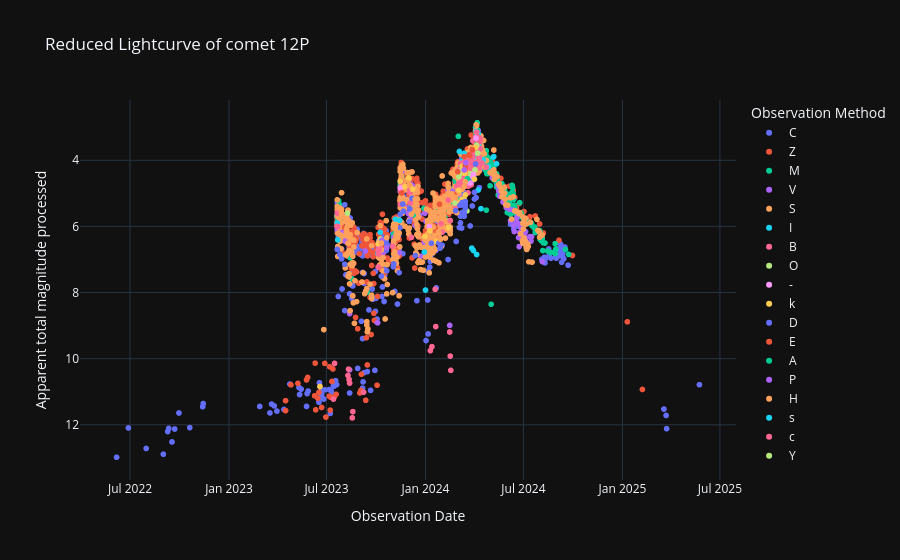

The notebook cell this image was saved under:
### Code cell
# Curva de luz reducida
labels = {'obs_date':'Observation Date','magnitud_reducida':'Apparent total magnitude processed', 'obs_method_key' : 'Observation Method'}
fig = px.scatter(curva_de_luz_procesada_df, x='obs_date', y='magnitud_reducida', color='obs_method_key', template= 'plotly_dark', labels= labels, title=f'Reduced Lightcurve of comet {nombre_cometa}')
fig.update_yaxes(autorange="reversed")
fig.show()

### Figure 1 — Plotly figure (JSON) as saved in the notebook; plotly's stock layout.template omitted (floating-point values rounded to 4 significant figures; data arrays with more than 128 entries replaced by an {"elided": "..."} marker saying what was removed)
{"data": [{"hovertemplate": "Observation Method=C<br>Observation Date=%{x}<br>Apparent total magnitude processed=%{y}<extra></extra>", "legendgroup": "C", "marker": {"color": "#636efa", "symbol": "circle"}, "mode": "markers", "name": "C", "showlegend": true, "type": "scattergl", "x": {"elided": "362 str values"}, "xaxis": "x", "y": {"elided": "362 float values"}, "yaxis": "y"}, {"hovertemplate": "Observation Method=Z<br>Observation Date=%{x}<br>Apparent total magnitude processed=%{y}<extra></extra>", "legendgroup": "Z", "marker": {"color": "#EF553B", "symbol": "circle"}, "mode": "markers", "name": "Z", "showlegend": true, "type": "scattergl", "x": {"elided": "443 str values"}, "xaxis": "x", "y": {"elided": "443 float values"}, "yaxis": "y"}, {"hovertemplate": "Observation Method=M<br>Observation Date=%{x}<br>Apparent total magnitude processed=%{y}<extra></extra>", "legendgroup": "M", "marker": {"color": "#00cc96", "symbol": "circle"}, "mode": "markers", "name": "M", "showlegend": true, "type": "scattergl", "x": {"elided": "414 str values"}, "xaxis": "x", "y": {"elided": "414 float values"}, "yaxis": "y"}, {"hovertemplate": "Observation Method=V<br>Observation Date=%{x}<br>Apparent total magnitude processed=%{y}<extra></extra>", "legendgroup": "V", "marker": {"color": "#ab63fa", "symbol": "circle"}, "mode": "markers", "name": "V", "showlegend": true, "type": "scattergl", "x": ["2024-08-05T00:00:00", "2024-07-16T00:00:00", "2024-07-15T00:00:00", "2024-07-13T00:00:00", "2024-07-05T00:00:00", "2024-07-04T00:00:00", "2024-07-03T00:00:00", "2024-07-02T00:00:00", "2024-06-30T00:00:00", "2024-06-29T00:00:00", "2024-06-28T00:00:00", "2024-06-26T00:00:00", "2024-06-25T00:00:00", "2024-06-24T00:00:00", "2024-06-23T00:00:00", "2024-06-22T00:00:00", "2024-06-20T00:00:00", "2024-06-19T00:00:00", "2024-06-18T00:00:00", "2024-06-14T00:00:00", "2024-06-13T00:00:00", "2024-06-12T00:00:00", "2024-06-07T00:00:00", "2024-06-05T00:00:00", "2024-05-30T00:00:00", "2024-05-24T00:00:00", "2024-05-18T00:00:00", "2024-05-17T00:00:00", "2024-05-16T00:00:00", "2024-05-15T00:00:00", "2024-05-14T00:00:00", "2024-05-04T00:00:00", "2024-04-03T00:00:00", "2024-04-01T00:00:00", "2024-03-18T00:00:00", "2024-03-15T00:00:00", "2024-03-15T00:00:00", "2024-03-15T00:00:00", "2024-03-13T00:00:00", "2024-03-13T00:00:00", "2024-03-13T00:00:00", "2024-03-10T00:00:00", "2024-03-09T00:00:00", "2024-03-09T00:00:00", "2024-03-08T00:00:00", "2024-03-05T00:00:00", "2024-03-04T00:00:00", "2024-02-26T00:00:00", "2024-02-19T00:00:00", "2024-02-13T00:00:00", "2024-02-12T00:00:00", "2024-02-10T00:00:00", "2024-02-02T00:00:00", "2024-01-29T00:00:00", "2024-01-28T00:00:00", "2024-01-26T00:00:00", "2024-01-25T00:00:00", "2024-01-21T00:00:00", "2024-01-14T00:00:00", "2024-01-12T00:00:00", "2024-01-02T00:00:00", "2023-12-31T00:00:00", "2023-12-31T00:00:00", "2023-12-30T00:00:00", "2023-12-23T00:00:00", "2023-12-21T00:00:00", "2023-12-13T00:00:00", "2023-12-08T00:00:00", "2023-12-07T00:00:00", "2023-12-03T00:00:00", "2023-12-03T00:00:00", "2023-12-02T00:00:00", "2023-12-01T00:00:00", "2023-11-30T00:00:00", "2023-11-26T00:00:00", "2023-11-21T00:00:00", "2023-11-20T00:00:00", "2023-11-19T00:00:00", "2023-11-15T00:00:00", "2023-11-15T00:00:00", "2023-11-13T00:00:00", "2023-11-03T00:00:00", "2023-11-02T00:00:00", "2023-10-21T00:00:00", "2023-10-13T00:00:00", "2023-10-11T00:00:00", "2023-10-08T00:00:00", "2023-10-06T00:00:00", "2023-10-05T00:00:00", "2023-10-04T00:00:00", "2023-09-11T00:00:00", "2023-08-13T00:00:00", "2023-08-13T00:00:00", "2023-08-13T00:00:00", "2023-08-04T00:00:00", "2023-07-31T00:00:00", "2023-07-30T00:00:00", "2023-07-29T00:00:00", "2023-07-26T00:00:00", "2023-07-23T00:00:00", "2023-07-22T00:00:00", "2023-07-21T00:00:00", "2023-07-21T00:00:00", "2023-06-19T00:00:00"], "xaxis": "x", "y": [7.064, 6.311, 6.443, 6.308, 6.357, 6.188, 6.318, 6.149, 6.109, 6.137, 6.066, 6.025, 5.955, 6.182, 6.611, 6.338, 5.895, 5.721, 5.849, 6.155, 5.982, 5.508, 5.834, 5.483, 5.428, 5.264, 5.09, 4.911, 4.932, 4.752, 4.771, 4.531, 3.312, 4.172, 4.431, 4.349, 4.649, 4.549, 4.593, 5.093, 4.593, 4.708, 4.379, 4.879, 4.45, 4.364, 5.033, 4.924, 4.914, 5.034, 4.902, 5.243, 5.604, 5.487, 5.858, 5.802, 5.871, 5.358, 5.764, 5.81, 5.851, 5.601, 6.301, 6.475, 6.906, 5.66, 5.98, 4.773, 4.752, 5.77, 4.77, 4.951, 4.63, 5.611, 5.434, 4.64, 4.322, 4.204, 4.633, 4.933, 6.799, 6.335, 6.52, 6.641, 6.831, 6.905, 6.566, 6.64, 6.828, 8.915, 6.746, 8.638, 10.34, 5.938, 6.445, 6.303, 6.193, 6.282, 6.151, 5.719, 6.008, 6.097, 6.097, 10.84], "yaxis": "y"}, {"hovertemplate": "Observation Method=S<br>Observation Date=%{x}<br>Apparent total magnitude processed=%{y}<extra></extra>", "legendgroup": "S", "marker": {"color": "#FFA15A", "symbol": "circle"}, "mode": "markers", "name": "S", "showlegend": true, "type": "scattergl", "x": {"elided": "643 str values"}, "xaxis": "x", "y": {"elided": "643 float values"}, "yaxis": "y"}, {"hovertemplate": "Observation Method=I<br>Observation Date=%{x}<br>Apparent total magnitude processed=%{y}<extra></extra>", "legendgroup": "I", "marker": {"color": "#19d3f3", "symbol": "circle"}, "mode": "markers", "name": "I", "showlegend": true, "type": "scattergl", "x": ["2024-05-12T00:00:00", "2024-05-07T00:00:00", "2024-05-06T00:00:00", "2024-04-27T00:00:00", "2024-04-17T00:00:00", "2024-04-13T00:00:00", "2024-04-10T00:00:00", "2024-04-09T00:00:00", "2024-04-08T00:00:00", "2024-04-08T00:00:00", "2024-04-08T00:00:00", "2024-04-07T00:00:00", "2024-04-05T00:00:00", "2024-04-05T00:00:00", "2024-04-04T00:00:00", "2024-04-01T00:00:00", "2024-03-30T00:00:00", "2024-03-30T00:00:00", "2024-03-28T00:00:00", "2024-03-27T00:00:00", "2024-03-27T00:00:00", "2024-03-26T00:00:00", "2024-03-23T00:00:00", "2024-03-22T00:00:00", "2024-03-15T00:00:00", "2024-03-13T00:00:00", "2024-03-11T00:00:00", "2024-03-08T00:00:00", "2024-03-08T00:00:00", "2024-03-07T00:00:00", "2024-03-06T00:00:00", "2024-03-06T00:00:00", "2024-01-01T00:00:00", "2023-12-30T00:00:00", "2023-11-14T00:00:00", "2023-11-06T00:00:00", "2023-10-09T00:00:00", "2023-10-05T00:00:00", "2023-10-05T00:00:00", "2023-07-22T00:00:00", "2023-07-21T00:00:00"], "xaxis": "x", "y": [4.107, 3.89, 3.903, 4.194, 3.994, 5.463, 3.927, 3.513, 3.199, 3.599, 4.899, 3.884, 3.25, 6.85, 3.13, 4.072, 4.028, 6.728, 3.682, 6.659, 6.659, 3.838, 3.863, 4.037, 4.149, 3.793, 4.037, 4.05, 4.15, 4.222, 4.092, 4.092, 7.925, 6.775, 5.816, 5.782, 6.178, 6.828, 6.728, 6.408, 5.897], "yaxis": "y"}, {"hovertemplate": "Observation Method=B<br>Observation Date=%{x}<br>Apparent total magnitude processed=%{y}<extra></extra>", "legendgroup": "B", "marker": {"color": "#FF6692", "symbol": "circle"}, "mode": "markers", "name": "B", "showlegend": true, "type": "scattergl", "x": ["2024-04-23T00:00:00", "2024-04-15T00:00:00", "2024-04-12T00:00:00", "2024-04-12T00:00:00", "2024-04-11T00:00:00", "2024-04-10T00:00:00", "2024-04-10T00:00:00", "2024-04-09T00:00:00", "2024-04-09T00:00:00", "2024-04-08T00:00:00", "2024-04-07T00:00:00", "2024-04-07T00:00:00", "2024-04-06T00:00:00", "2024-04-06T00:00:00", "2024-04-06T00:00:00", "2024-04-05T00:00:00", "2024-04-05T00:00:00", "2024-04-03T00:00:00", "2024-04-03T00:00:00", "2024-04-01T00:00:00", "2024-04-01T00:00:00", "2024-04-01T00:00:00", "2024-03-30T00:00:00", "2024-03-29T00:00:00", "2024-03-29T00:00:00", "2024-03-29T00:00:00", "2024-03-28T00:00:00", "2024-03-28T00:00:00", "2024-03-27T00:00:00", "2024-03-26T00:00:00", "2024-03-26T00:00:00", "2024-03-26T00:00:00", "2024-03-25T00:00:00", "2024-03-25T00:00:00", "2024-03-23T00:00:00", "2024-03-22T00:00:00", "2024-03-21T00:00:00", "2024-03-20T00:00:00", "2024-03-20T00:00:00", "2024-03-20T00:00:00", "2024-03-19T00:00:00", "2024-03-19T00:00:00", "2024-03-18T00:00:00", "2024-03-12T00:00:00", "2024-03-11T00:00:00", "2024-03-09T00:00:00", "2024-03-09T00:00:00", "2024-03-09T00:00:00", "2024-03-08T00:00:00", "2024-03-07T00:00:00", "2024-03-07T00:00:00", "2024-03-07T00:00:00", "2024-03-07T00:00:00", "2024-03-07T00:00:00", "2024-03-06T00:00:00", "2024-03-06T00:00:00", "2024-03-05T00:00:00", "2024-03-04T00:00:00", "2024-03-04T00:00:00", "2024-03-03T00:00:00", "2024-03-03T00:00:00", "2024-03-03T00:00:00", "2024-02-28T00:00:00", "2024-02-28T00:00:00", "2024-02-27T00:00:00", "2024-02-26T00:00:00", "2024-02-16T00:00:00", "2024-02-12T00:00:00", "2024-02-01T00:00:00", "2024-01-30T00:00:00", "2024-01-29T00:00:00", "2023-12-06T00:00:00", "2023-12-04T00:00:00", "2023-12-03T00:00:00", "2023-12-02T00:00:00", "2023-11-16T00:00:00", "2023-11-16T00:00:00", "2023-11-15T00:00:00", "2023-11-01T00:00:00", "2023-10-07T00:00:00", "2023-10-06T00:00:00", "2023-10-06T00:00:00", "2023-10-06T00:00:00", "2023-10-05T00:00:00", "2023-10-05T00:00:00", "2023-10-05T00:00:00", "2023-07-22T00:00:00", "2023-07-22T00:00:00", "2023-07-21T00:00:00", "2023-07-21T00:00:00"], "xaxis": "x", "y": [4.208, 4.083, 3.652, 3.352, 3.441, 3.927, 4.227, 3.913, 4.213, 3.299, 3.384, 3.784, 3.365, 4.065, 3.565, 3.65, 3.15, 3.312, 3.312, 4.172, 4.172, 4.072, 4.128, 3.408, 3.908, 4.108, 3.782, 4.282, 4.159, 4.738, 4.138, 3.838, 4.712, 4.012, 4.163, 4.037, 4.211, 4.984, 4.784, 4.084, 4.657, 4.157, 4.031, 4.067, 4.137, 4.279, 4.479, 4.479, 4.35, 4.422, 4.622, 4.322, 4.422, 4.622, 4.692, 4.092, 4.264, 4.833, 4.333, 4.303, 4.703, 4.903, 4.785, 5.285, 5.354, 5.424, 5.823, 5.202, 6.175, 5.917, 6.187, 6.332, 5.291, 4.97, 4.851, 4.951, 4.651, 5.333, 6.603, 6.653, 6.84, 6.74, 6.74, 7.228, 7.228, 6.728, 6.008, 6.008, 5.597, 5.997], "yaxis": "y"}, {"hovertemplate": "Observation Method=O<br>Observation Date=%{x}<br>Apparent total magnitude processed=%{y}<extra></extra>", "legendgroup": "O", "marker": {"color": "#B6E880", "symbol": "circle"}, "mode": "markers", "name": "O", "showlegend": true, "type": "scattergl", "x": ["2024-04-07T00:00:00", "2024-04-05T00:00:00", "2024-04-02T00:00:00", "2024-03-25T00:00:00", "2024-03-19T00:00:00", "2024-03-18T00:00:00", "2024-03-17T00:00:00", "2024-03-06T00:00:00", "2024-03-04T00:00:00", "2024-03-03T00:00:00", "2024-02-25T00:00:00", "2023-10-10T00:00:00"], "xaxis": "x", "y": [3.784, 3.55, 4.292, 4.412, 4.557, 5.531, 4.605, 4.392, 4.333, 4.503, 5.294, 6.392], "yaxis": "y"}, {"hovertemplate": "Observation Method=-<br>Observation Date=%{x}<br>Apparent total magnitude processed=%{y}<extra></extra>", "legendgroup": "-", "marker": {"color": "#FF97FF", "symbol": "circle"}, "mode": "markers", "name": "-", "showlegend": true, "type": "scattergl", "x": ["2024-04-04T00:00:00", "2024-03-30T00:00:00", "2024-03-29T00:00:00", "2024-03-24T00:00:00", "2024-03-14T00:00:00", "2024-01-08T00:00:00", "2023-11-15T00:00:00"], "xaxis": "x", "y": [3.33, 4.428, 4.508, 4.687, 5.22, 6.005, 4.833], "yaxis": "y"}, {"hovertemplate": "Observation Method=k<br>Observation Date=%{x}<br>Apparent total magnitude processed=%{y}<extra></extra>", "legendgroup": "k", "marker": {"color": "#FECB52", "symbol": "circle"}, "mode": "markers", "name": "k", "showlegend": true, "type": "scattergl", "x": ["2024-04-03T00:00:00", "2024-04-01T00:00:00", "2024-03-15T00:00:00", "2024-03-15T00:00:00", "2024-03-13T00:00:00", "2024-03-13T00:00:00", "2024-03-09T00:00:00", "2024-03-09T00:00:00", "2024-03-05T00:00:00", "2024-03-03T00:00:00", "2024-02-13T00:00:00", "2024-01-21T00:00:00", "2024-01-09T00:00:00", "2023-12-31T00:00:00", "2023-12-08T00:00:00", "2023-12-01T00:00:00", "2023-11-24T00:00:00", "2023-11-15T00:00:00", "2023-10-05T00:00:00", "2023-06-19T00:00:00"], "xaxis": "x", "y": [3.612, 4.572, 5.049, 5.249, 5.193, 4.393, 5.179, 4.179, 5.264, 4.903, 6.034, 6.458, 6.131, 6.301, 4.873, 4.53, 4.796, 4.633, 6.528, 10.84], "yaxis": "y"}, {"hovertemplate": "Observation Method=D<br>Observation Date=%{x}<br>Apparent total magnitude processed=%{y}<extra></extra>", "legendgroup": "D", "marker": {"color": "#636efa", "symbol": "circle"}, "mode": "markers", "name": "D", "showlegend": true, "type": "scattergl", "x": ["2024-04-03T00:00:00", "2024-04-01T00:00:00", "2024-03-15T00:00:00", "2024-03-15T00:00:00", "2024-03-15T00:00:00", "2024-03-13T00:00:00", "2024-03-13T00:00:00", "2024-03-09T00:00:00", "2024-03-09T00:00:00", "2024-03-05T00:00:00", "2024-02-26T00:00:00", "2024-01-29T00:00:00", "2024-01-28T00:00:00", "2024-01-26T00:00:00", "2024-01-12T00:00:00", "2023-12-13T00:00:00", "2023-12-07T00:00:00", "2023-12-03T00:00:00", "2023-12-02T00:00:00", "2023-11-21T00:00:00", "2023-11-20T00:00:00", "2023-11-15T00:00:00", "2023-11-13T00:00:00", "2023-11-03T00:00:00", "2023-11-02T00:00:00", "2023-10-21T00:00:00", "2023-10-11T00:00:00", "2023-08-04T00:00:00", "2023-07-29T00:00:00", "2023-07-26T00:00:00", "2023-07-21T00:00:00"], "xaxis": "x", "y": [4.112, 4.972, 5.349, 5.449, 5.249, 5.693, 5.593, 5.579, 5.279, 5.364, 5.524, 6.587, 6.658, 6.502, 6.51, 6.88, 5.152, 5.47, 5.851, 5.54, 5.322, 5.633, 7.399, 7.135, 7.22, 7.341, 7.505, 7.145, 6.982, 6.851, 6.697], "yaxis": "y"}, {"hovertemplate": "Observation Method=E<br>Observation Date=%{x}<br>Apparent total magnitude processed=%{y}<extra></extra>", "legendgroup": "E", "marker": {"color": "#EF553B", "symbol": "circle"}, "mode": "markers", "name": "E", "showlegend": true, "type": "scattergl", "x": ["2024-03-28T00:00:00", "2024-03-23T00:00:00", "2024-03-22T00:00:00", "2024-03-15T00:00:00", "2024-03-15T00:00:00", "2024-03-13T00:00:00", "2024-03-01T00:00:00", "2024-02-23T00:00:00", "2024-01-27T00:00:00", "2023-11-18T00:00:00"], "xaxis": "x", "y": [3.682, 3.863, 3.837, 4.249, 4.149, 3.893, 4.345, 5.034, 5.33, 4.987], "yaxis": "y"}, {"hovertemplate": "Observation Method=A<br>Observation Date=%{x}<br>Apparent total magnitude processed=%{y}<extra></extra>", "legendgroup": "A", "marker": {"color": "#00cc96", "symbol": "circle"}, "mode": "markers", "name": "A", "showlegend": true, "type": "scattergl", "x": ["2024-03-19T00:00:00"], "xaxis": "x", "y": [4.557], "yaxis": "y"}, {"hovertemplate": "Observation Method=P<br>Observation Date=%{x}<br>Apparent total magnitude processed=%{y}<extra></extra>", "legendgroup": "P", "marker": {"color": "#ab63fa", "symbol": "circle"}, "mode": "markers", "name": "P", "showlegend": true, "type": "scattergl", "x": ["2024-03-16T00:00:00", "2024-03-13T00:00:00", "2024-02-15T00:00:00", "2023-10-12T00:00:00"], "xaxis": "x", "y": [4.076, 4.293, 8.993, 6.419], "yaxis": "y"}, {"hovertemplate": "Observation Method=H<br>Observation Date=%{x}<br>Apparent total magnitude processed=%{y}<extra></extra>", "legendgroup": "H", "marker": {"color": "#FFA15A", "symbol": "circle"}, "mode": "markers", "name": "H", "showlegend": true, "type": "scattergl", "x": ["2024-03-15T00:00:00", "2024-03-13T00:00:00", "2024-02-26T00:00:00", "2024-02-19T00:00:00", "2024-01-29T00:00:00", "2024-01-28T00:00:00", "2024-01-26T00:00:00", "2024-01-25T00:00:00", "2024-01-12T00:00:00", "2023-12-13T00:00:00", "2023-12-07T00:00:00", "2023-12-03T00:00:00", "2023-12-02T00:00:00", "2023-11-21T00:00:00", "2023-11-20T00:00:00", "2023-11-15T00:00:00", "2023-11-13T00:00:00", "2023-11-03T00:00:00", "2023-11-02T00:00:00", "2023-10-21T00:00:00", "2023-10-11T00:00:00", "2023-08-04T00:00:00", "2023-07-29T00:00:00", "2023-07-26T00:00:00", "2023-07-21T00:00:00", "2023-07-21T00:00:00"], "xaxis": "x", "y": [4.649, 4.793, 5.124, 5.014, 6.387, 6.358, 6.202, 6.171, 5.71, 5.18, 4.352, 4.37, 4.751, 4.24, 4.122, 4.233, 6.199, 5.935, 6.02, 6.341, 6.505, 5.745, 5.582, 5.451, 5.397, 5.197], "yaxis": "y"}, {"hovertemplate": "Observation Method=s<br>Observation Date=%{x}<br>Apparent total magnitude processed=%{y}<extra></extra>", "legendgroup": "s", "marker": {"color": "#19d3f3", "symbol": "circle"}, "mode": "markers", "name": "s", "showlegend": true, "type": "scattergl", "x": ["2024-03-04T00:00:00"], "xaxis": "x", "y": [3.733], "yaxis": "y"}, {"hovertemplate": "Observation Method=c<br>Observation Date=%{x}<br>Apparent total magnitude processed=%{y}<extra></extra>", "legendgroup": "c", "marker": {"color": "#FF6692", "symbol": "circle"}, "mode": "markers", "name": "c", "showlegend": true, "type": "scattergl", "x": ["2024-02-17T00:00:00", "2024-02-16T00:00:00", "2024-02-15T00:00:00", "2024-01-20T00:00:00", "2024-01-19T00:00:00", "2024-01-13T00:00:00", "2024-01-10T00:00:00", "2023-09-08T00:00:00", "2023-08-19T00:00:00", "2023-08-18T00:00:00", "2023-08-13T00:00:00", "2023-08-12T00:00:00", "2023-08-11T00:00:00", "2023-08-10T00:00:00", "2023-07-16T00:00:00", "2023-07-14T00:00:00"], "xaxis": "x", "y": [10.35, 9.923, 9.193, 9.03, 7.902, 9.637, 9.758, 11.01, 11.6, 11.79, 10.74, 10.63, 10.32, 10.51, 10.14, 11.22], "yaxis": "y"}, {"hovertemplate": "Observation Method=Y<br>Observation Date=%{x}<br>Apparent total magnitude processed=%{y}<extra></extra>", "legendgroup": "Y", "marker": {"color": "#B6E880", "symbol": "circle"}, "mode": "markers", "name": "Y", "showlegend": true, "type": "scattergl", "x": ["2023-08-09T00:00:00"], "xaxis": "x", "y": [5.597], "yaxis": "y"}], "layout": {"legend": {"title": {"text": "Observation Method"}, "tracegroupgap": 0}, "title": {"text": "Reduced Lightcurve of comet 12P"}, "xaxis": {"anchor": "y", "domain": [0, 1], "title": {"text": "Observation Date"}}, "yaxis": {"anchor": "x", "autorange": "reversed", "domain": [0, 1], "title": {"text": "Apparent total magnitude processed"}}}}
